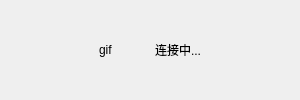
<?xml version="1.0" encoding="UTF-8"?>
<ui version="4.0">
 <class>BindDialog</class>
 <widget class="QDialog" name="BindDialog">
  <property name="geometry">
   <rect>
    <x>0</x>
    <y>0</y>
    <width>300</width>
    <height>100</height>
   </rect>
  </property>
  <property name="minimumSize">
   <size>
    <width>300</width>
    <height>100</height>
   </size>
  </property>
  <property name="maximumSize">
   <size>
    <width>300</width>
    <height>100</height>
   </size>
  </property>
  <property name="windowTitle">
   <string>绑卡</string>
  </property>
  <layout class="QHBoxLayout" name="horizontalLayout">
   <item>
    <spacer name="horizontalSpacer">
     <property name="orientation">
      <enum>Qt::Horizontal</enum>
     </property>
     <property name="sizeHint" stdset="0">
      <size>
       <width>40</width>
       <height>20</height>
      </size>
     </property>
    </spacer>
   </item>
   <item>
    <widget class="QLabel" name="labelGif">
     <property name="sizePolicy">
      <sizepolicy hsizetype="Fixed" vsizetype="Fixed">
       <horstretch>0</horstretch>
       <verstretch>0</verstretch>
      </sizepolicy>
     </property>
     <property name="minimumSize">
      <size>
       <width>50</width>
       <height>50</height>
      </size>
     </property>
     <property name="maximumSize">
      <size>
       <width>50</width>
       <height>50</height>
      </size>
     </property>
     <property name="text">
      <string>gif</string>
     </property>
    </widget>
   </item>
   <item>
    <widget class="QLabel" name="labelText">
     <property name="text">
      <string>连接中...</string>
     </property>
     <property name="alignment">
      <set>Qt::AlignCenter</set>
     </property>
    </widget>
   </item>
   <item>
    <spacer name="horizontalSpacer_2">
     <property name="orientation">
      <enum>Qt::Horizontal</enum>
     </property>
     <property name="sizeHint" stdset="0">
      <size>
       <width>40</width>
       <height>20</height>
      </size>
     </property>
    </spacer>
   </item>
  </layout>
 </widget>
 <resources/>
 <connections/>
</ui>
